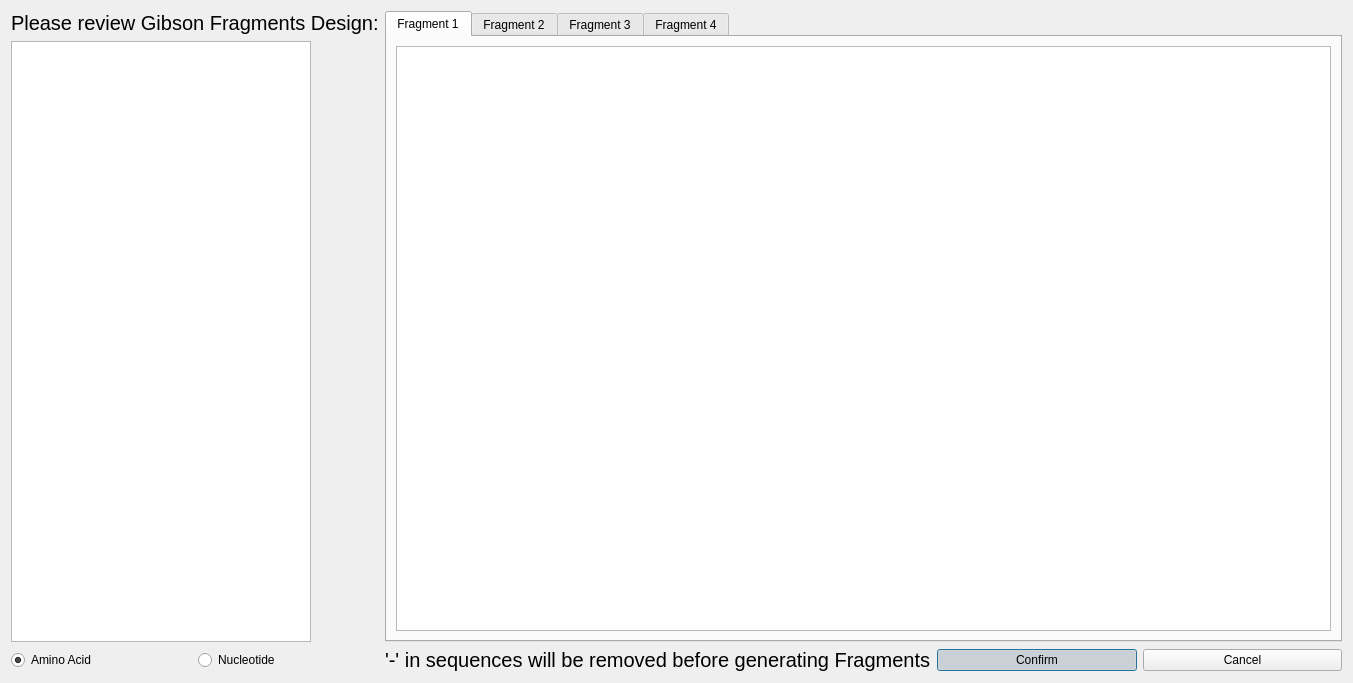
<?xml version="1.0" encoding="UTF-8"?>
<ui version="4.0">
 <class>GibsonMSADialog</class>
 <widget class="QDialog" name="GibsonMSADialog">
  <property name="geometry">
   <rect>
    <x>0</x>
    <y>0</y>
    <width>1353</width>
    <height>683</height>
   </rect>
  </property>
  <property name="windowTitle">
   <string>Dialog</string>
  </property>
  <layout class="QGridLayout" name="gridLayout">
   <item row="1" column="0">
    <widget class="QListWidget" name="nameList">
     <property name="maximumSize">
      <size>
       <width>300</width>
       <height>16777215</height>
      </size>
     </property>
     <property name="font">
      <font>
       <family>Courier New</family>
       <pointsize>14</pointsize>
      </font>
     </property>
     <property name="editTriggers">
      <set>QAbstractItemView::NoEditTriggers</set>
     </property>
     <property name="selectionMode">
      <enum>QAbstractItemView::MultiSelection</enum>
     </property>
    </widget>
   </item>
   <item row="0" column="1" rowspan="2" colspan="2">
    <widget class="QTabWidget" name="tabWidget">
     <property name="currentIndex">
      <number>0</number>
     </property>
     <widget class="QWidget" name="tab">
      <attribute name="title">
       <string>Fragment 1</string>
      </attribute>
      <layout class="QGridLayout" name="gridLayout_2">
       <item row="0" column="0">
        <widget class="QTextEdit" name="seqEditF1">
         <property name="font">
          <font>
           <family>Courier New</family>
           <pointsize>15</pointsize>
          </font>
         </property>
         <property name="lineWidth">
          <number>1</number>
         </property>
         <property name="horizontalScrollBarPolicy">
          <enum>Qt::ScrollBarAsNeeded</enum>
         </property>
         <property name="lineWrapMode">
          <enum>QTextEdit::NoWrap</enum>
         </property>
         <property name="lineWrapColumnOrWidth">
          <number>0</number>
         </property>
        </widget>
       </item>
      </layout>
     </widget>
     <widget class="QWidget" name="tab_2">
      <attribute name="title">
       <string>Fragment 2</string>
      </attribute>
      <layout class="QGridLayout" name="gridLayout_3">
       <item row="0" column="0">
        <widget class="QTextEdit" name="seqEditF2">
         <property name="font">
          <font>
           <family>Courier New</family>
           <pointsize>15</pointsize>
          </font>
         </property>
         <property name="lineWidth">
          <number>1</number>
         </property>
         <property name="horizontalScrollBarPolicy">
          <enum>Qt::ScrollBarAsNeeded</enum>
         </property>
         <property name="lineWrapMode">
          <enum>QTextEdit::NoWrap</enum>
         </property>
         <property name="lineWrapColumnOrWidth">
          <number>0</number>
         </property>
        </widget>
       </item>
      </layout>
     </widget>
     <widget class="QWidget" name="tab_3">
      <attribute name="title">
       <string>Fragment 3</string>
      </attribute>
      <layout class="QGridLayout" name="gridLayout_4">
       <item row="0" column="0">
        <widget class="QTextEdit" name="seqEditF3">
         <property name="font">
          <font>
           <family>Courier New</family>
           <pointsize>15</pointsize>
          </font>
         </property>
         <property name="lineWidth">
          <number>1</number>
         </property>
         <property name="horizontalScrollBarPolicy">
          <enum>Qt::ScrollBarAsNeeded</enum>
         </property>
         <property name="lineWrapMode">
          <enum>QTextEdit::NoWrap</enum>
         </property>
         <property name="lineWrapColumnOrWidth">
          <number>0</number>
         </property>
        </widget>
       </item>
      </layout>
     </widget>
     <widget class="QWidget" name="tab_4">
      <attribute name="title">
       <string>Fragment 4</string>
      </attribute>
      <layout class="QGridLayout" name="gridLayout_5">
       <item row="0" column="0">
        <widget class="QTextEdit" name="seqEditF4">
         <property name="font">
          <font>
           <family>Courier New</family>
           <pointsize>15</pointsize>
          </font>
         </property>
         <property name="lineWidth">
          <number>1</number>
         </property>
         <property name="horizontalScrollBarPolicy">
          <enum>Qt::ScrollBarAsNeeded</enum>
         </property>
         <property name="lineWrapMode">
          <enum>QTextEdit::NoWrap</enum>
         </property>
         <property name="lineWrapColumnOrWidth">
          <number>0</number>
         </property>
        </widget>
       </item>
      </layout>
     </widget>
    </widget>
   </item>
   <item row="2" column="2">
    <layout class="QHBoxLayout" name="horizontalLayout">
     <item>
      <widget class="QPushButton" name="confirmButton">
       <property name="text">
        <string>Confirm</string>
       </property>
       <property name="checkable">
        <bool>true</bool>
       </property>
       <property name="checked">
        <bool>true</bool>
       </property>
      </widget>
     </item>
     <item>
      <widget class="QPushButton" name="cancelButton">
       <property name="text">
        <string>Cancel</string>
       </property>
      </widget>
     </item>
    </layout>
   </item>
   <item row="0" column="0">
    <widget class="QLabel" name="label">
     <property name="font">
      <font>
       <pointsize>15</pointsize>
      </font>
     </property>
     <property name="text">
      <string>Please review Gibson Fragments Design:</string>
     </property>
    </widget>
   </item>
   <item row="2" column="1">
    <widget class="QLabel" name="notice">
     <property name="font">
      <font>
       <pointsize>15</pointsize>
      </font>
     </property>
     <property name="text">
      <string>'-' in sequences will be removed before generating Fragments</string>
     </property>
    </widget>
   </item>
   <item row="2" column="0">
    <layout class="QHBoxLayout" name="horizontalLayout_2">
     <item>
      <widget class="QRadioButton" name="radioAA">
       <property name="text">
        <string>Amino Acid</string>
       </property>
       <property name="checked">
        <bool>true</bool>
       </property>
      </widget>
     </item>
     <item>
      <widget class="QRadioButton" name="radioNT">
       <property name="text">
        <string>Nucleotide</string>
       </property>
      </widget>
     </item>
    </layout>
   </item>
  </layout>
 </widget>
 <resources/>
 <connections/>
</ui>
